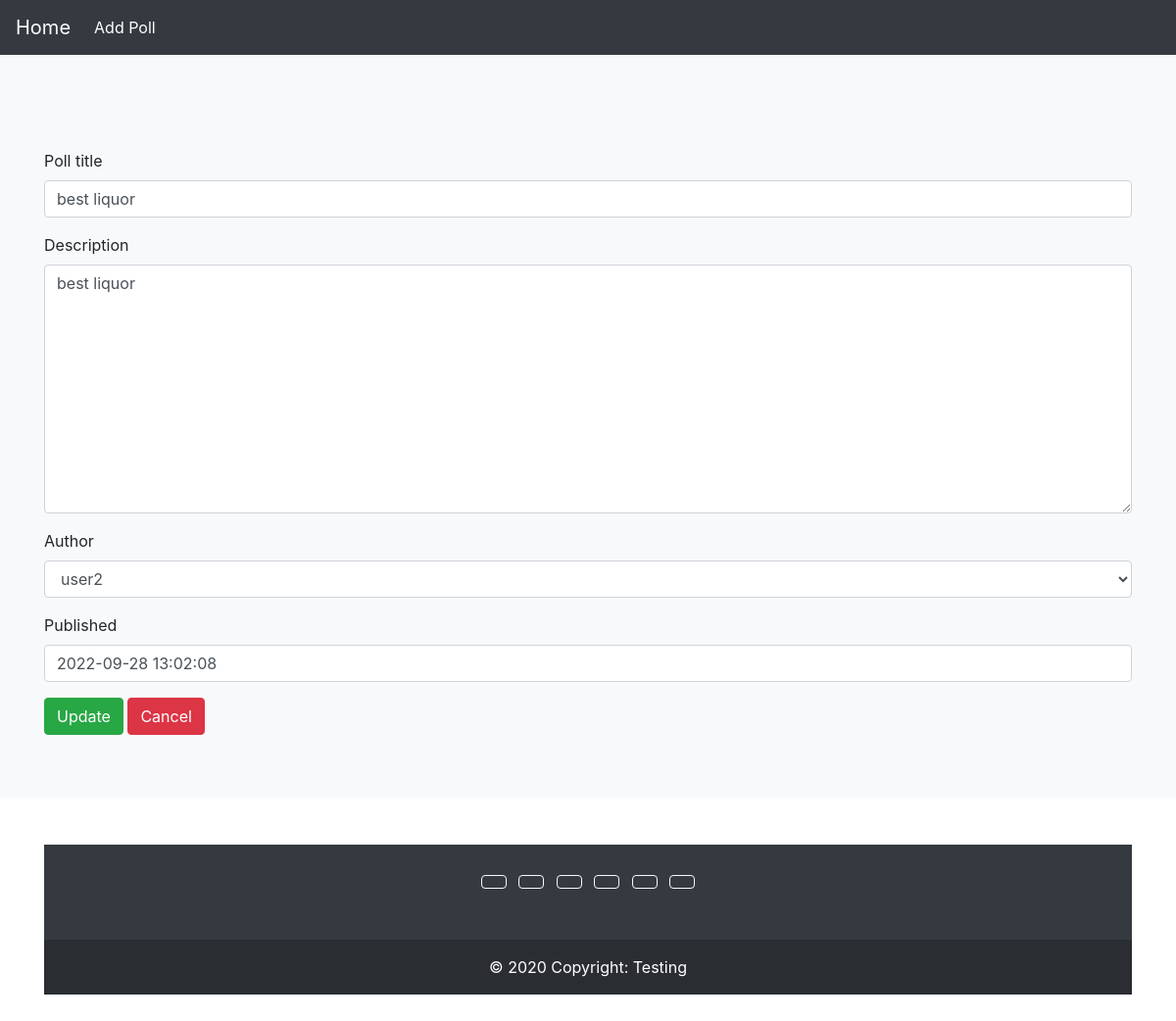
The page /edit/15/ on the database its author committed.
### core/models.py (models this page shows, shortened)
class Core(models.Model):
    poll_title          =   models.CharField (max_length=200)
    description         =   models.TextField(null=True)
    author              =   models.ForeignKey(User, on_delete=models.CASCADE, related_name='core')
    updated             =   models.DateTimeField(auto_now=True)
    published           =   models.DateTimeField(default=timezone.now)
    class Meta:
        ordering    =   ['-published']

### core/views.py (the view)
# urls.py: path('edit/<int:pk>/', views.EditView.as_view(), name='edit'),
class EditView(UpdateView):
    model               =   Core
    template_name       =   'core/edit.html'
    fields              =   '__all__'
    pk_url_kwarg        =   'pk'
    success_url         =   reverse_lazy('core:index')

### templates/core/edit.html (shortened to what this page needs)
{% extends 'core/base.html' %}
{% load widget_tweaks %}
{% block content %}
<div class="album py-5 bg-light">
    <div class="container pt-5">
      <form method="post" novalidate>
          {% for field in form.visible_fields %}
            <div class="form-group">
                <label for ="{{  field.id_for_label }}"> {{ field.label }}  </label>
                {{field|add_class:'form-control'}}
            </div>
          {% endfor %}
          <div class="form-group">
              <button type="submit" class="btn btn-success">
                 Update
              </button>
              <a href="{% url 'core:index' %}" class="btn btn-danger">Cancel</a>
          </div>
      </form>
    </div>
</div>
{% endblock %}

### rows shown on the page
Core: visible_fields "best liquor" "best liquor" "user2" "2022-09-28 13:02:08"

### other values the page prints
{{ field.label }} "Poll title" "Description" "Author" "Published"
